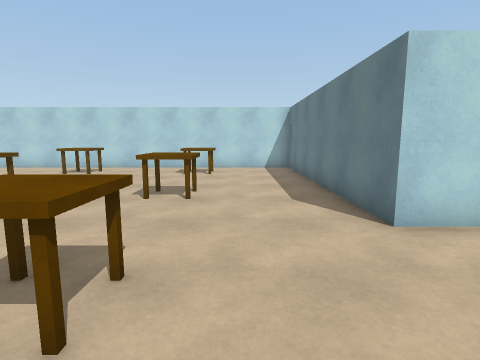
View 1 (above)

17 first-person views from a walk through a Unity game level. The camera is 1.4 m above the floor, tilts 8° down and sees 80° across. The floor is counted in squares, 1 m on a side. Each view is taken from the middle of a square. On the plan, view 1 faces up. The plan holds only what a view shows up to about 14 squares ahead; the rest is blank. The place goes on beyond the plan. Surface patterns are stand-ins for the level's own textures.

View 2
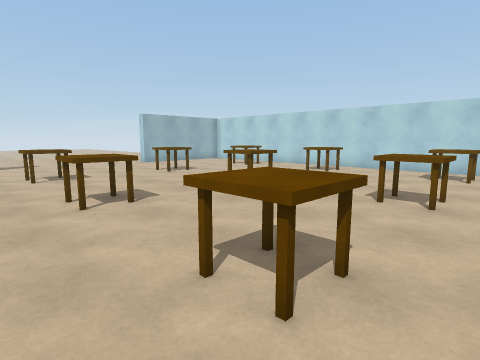

View 3
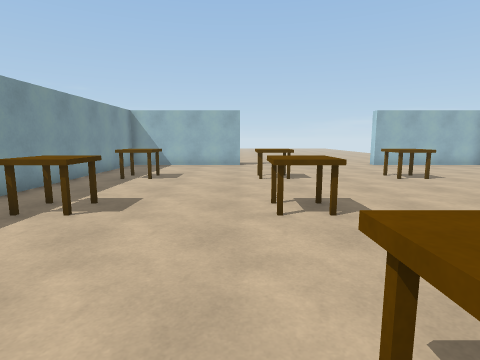

View 4
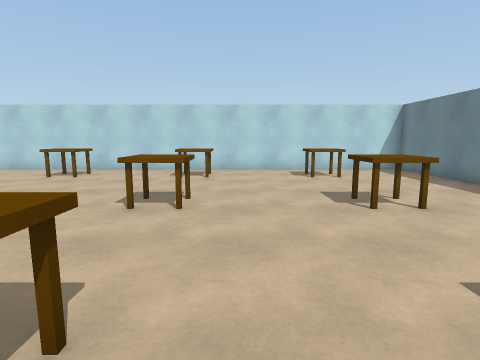

View 5
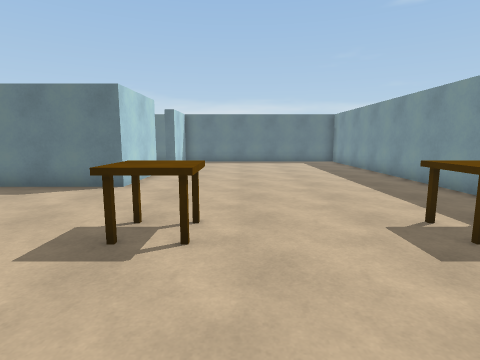

View 6
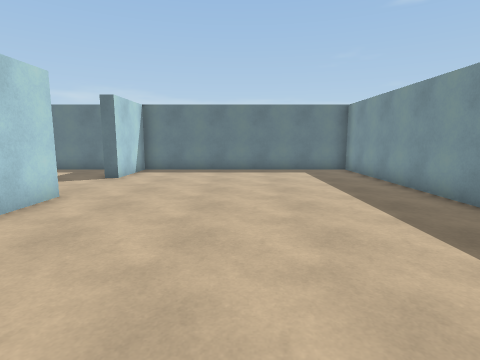

View 7
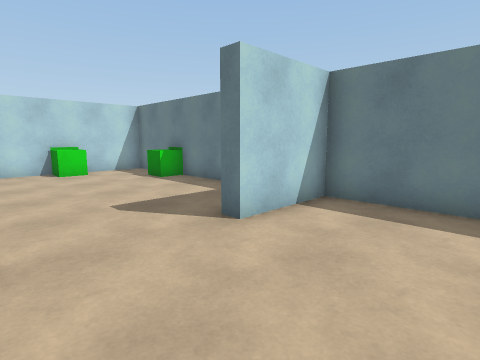

View 8
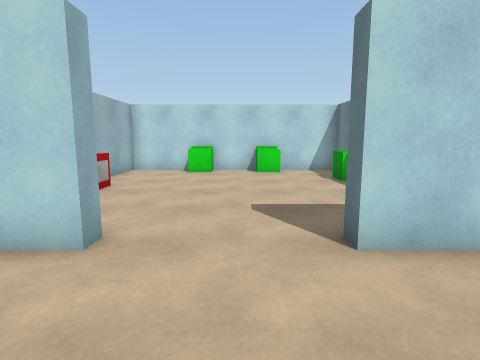

View 9
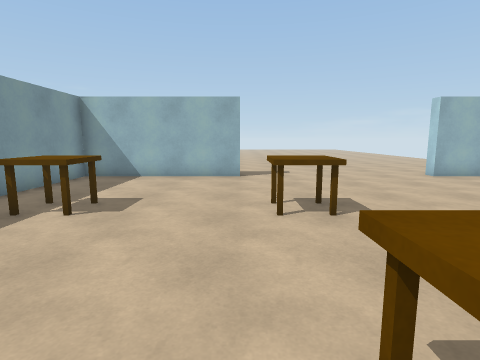

View 10
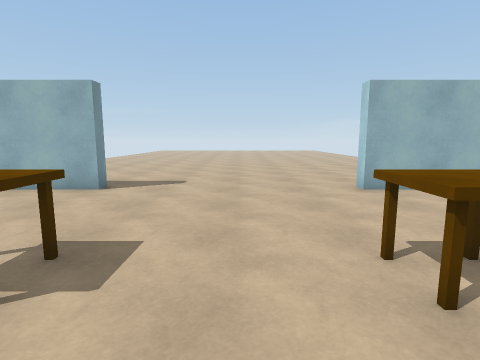

View 11
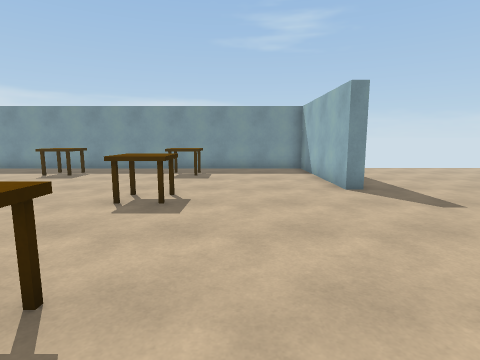

View 12
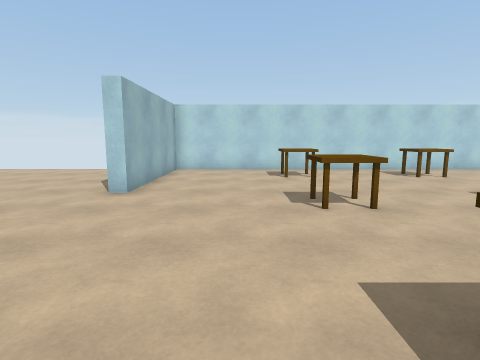

View 13
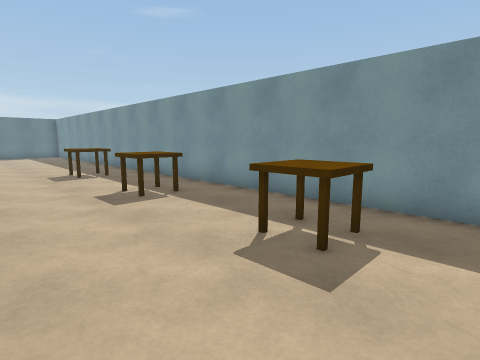

View 14
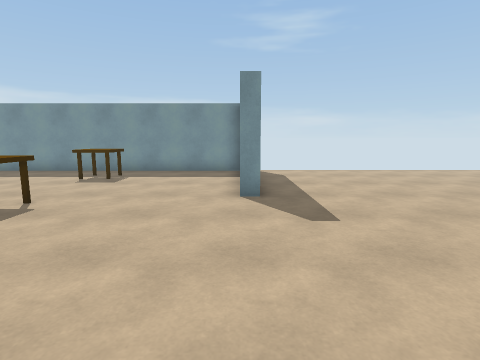

View 15
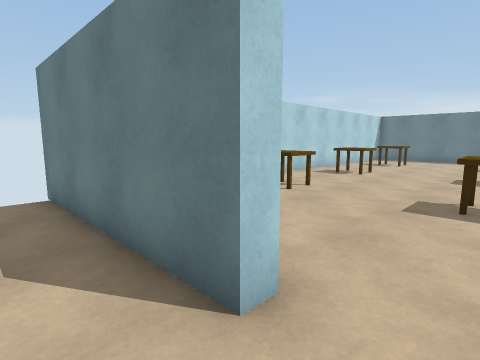

View 16
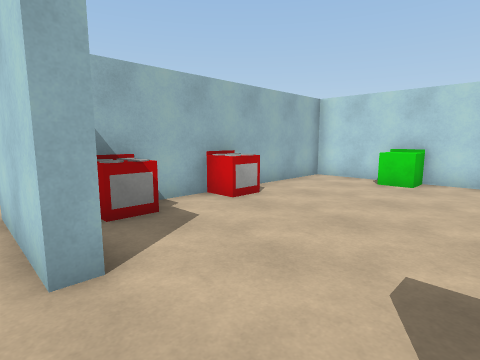

View 17
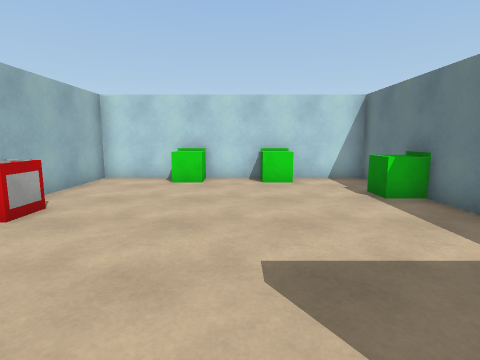

### Floor plan
Points are (right, up) in squares from view 1. A wall is a line through its corners. A room is listed if a view was taken in it or the views show most of it. See-through windows are left out.
Room 1 (views 1, 2, 3, 4, 5, 6, 7, 8, 9, 10, 11, 12, 13, 14, 15, 16, 17)
walls: (6, 5.1) (6, 4.5) (2.5, 4.5) (2.5, 14.5) (-17, 14.5) (-17, 8.5) (-17.5, 8.5) (-17.5, 15); (-17.6, 1) (-17, 1) (-17, -5) (12.5, -5) (12.5, 4.5) (9.5, 4.5) (9.5, 5); (12.5, 6.4) (12.5, 14.5) (3, 14.5) (3, 6.4)
objects: table (-12, -3) to (-11, -2); table (-12, 2) to (-11, 3); table (-12, 7) to (-11, 8); table (-12, 12) to (-11, 13); table (-7, -3) to (-6, -2); table (-7, 2) to (-6, 3); table (-7, 7) to (-6, 8); table (-7, 12) to (-6, 13); table (-2, -3) to (-1, -2); table (-2, 2) to (-1, 3); table (-2, 7) to (-1, 8); table (-2, 12) to (-1, 13); other object (3, 6) to (4, 7); other object (3, 9) to (4, 10); other object (6, 14) to (7, 14); other object (9, 14) to (10, 14); other object (12, 11) to (12, 12)

Where each view was taken, in squares from view 1:
view 1: 0 up, 0 right, facing up
view 2: 0 up, 0 right, facing up-left
view 3: 1 up, 1 left, facing left
view 4: 1 up, 5 left, facing up
view 5: 1 up, 6 left, facing right
view 6: 0 up, 1 left, facing right
view 7: 1 up, 6 right, facing up-right
view 8: 1 up, 8 right, facing up
view 9: 1 up, 6 left, facing left
view 10: 5 up, 9 left, facing left
view 11: 9 up, 14 left, facing down
view 12: 1 up, 14 left, facing up
view 13: 1 up, 14 left, facing down-right
view 14: 8 up, 17 left, facing down
view 15: 7 up, 19 left, facing up-right
view 16: 4 up, 9 right, facing up-left
view 17: 4 up, 8 right, facing up
